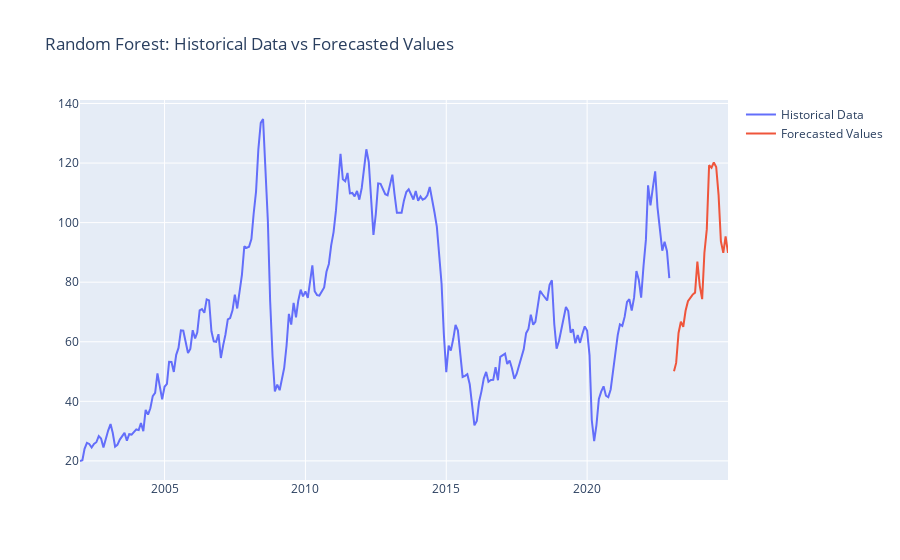

Write notebook code for a chart like this one.
### Markdown cell above
14. **Forecasting Future Prices**: The model is used to forecast prices for the next 24 months. The forecasted prices are then plotted along with the historical data.

### Code cell
#%%

future_dates = pd.date_range(start=data.index[-1], periods=25, freq='M')[1:] # Start from the last date in the data and generate the next 24 months

# Make predictions on the future data
rf_forecast = best_rf.predict(test_data_timesteps[-24:,:timesteps-1])

# Plot the historical data and the forecasted data for each model individually
fig_rf = go.Figure()
fig_rf.add_trace(go.Scatter(x=data.index, y=data['Price'], mode='lines', name='Historical Data'))
fig_rf.add_trace(go.Scatter(x=future_dates, y=rf_forecast, mode='lines', name='Forecasted Values'))
fig_rf.update_layout(title='Random Forest: Historical Data vs Forecasted Values')
fig_rf.show()

### Figure 1 — Plotly figure (JSON) as saved in the notebook; plotly's stock layout.template omitted (floating-point values rounded to 4 significant figures; data arrays with more than 128 entries replaced by an {"elided": "..."} marker saying what was removed)
{"data": [{"mode": "lines", "name": "Historical Data", "type": "scatter", "x": {"elided": "252 str values"}, "y": {"elided": "252 float values"}}, {"mode": "lines", "name": "Forecasted Values", "type": "scatter", "x": ["2023-01-31T00:00:00", "2023-02-28T00:00:00", "2023-03-31T00:00:00", "2023-04-30T00:00:00", "2023-05-31T00:00:00", "2023-06-30T00:00:00", "2023-07-31T00:00:00", "2023-08-31T00:00:00", "2023-09-30T00:00:00", "2023-10-31T00:00:00", "2023-11-30T00:00:00", "2023-12-31T00:00:00", "2024-01-31T00:00:00", "2024-02-29T00:00:00", "2024-03-31T00:00:00", "2024-04-30T00:00:00", "2024-05-31T00:00:00", "2024-06-30T00:00:00", "2024-07-31T00:00:00", "2024-08-31T00:00:00", "2024-09-30T00:00:00", "2024-10-31T00:00:00", "2024-11-30T00:00:00", "2024-12-31T00:00:00"], "y": [50.07, 52.9, 62.95, 66.74, 65.04, 70.39, 73.62, 74.72, 75.83, 76.49, 86.93, 78.78, 74.32, 89.81, 97.72, 119.2, 118.4, 120.2, 118.7, 109.2, 93.74, 89.84, 95.34, 89.81]}], "layout": {"title": {"text": "Random Forest: Historical Data vs Forecasted Values"}}}
